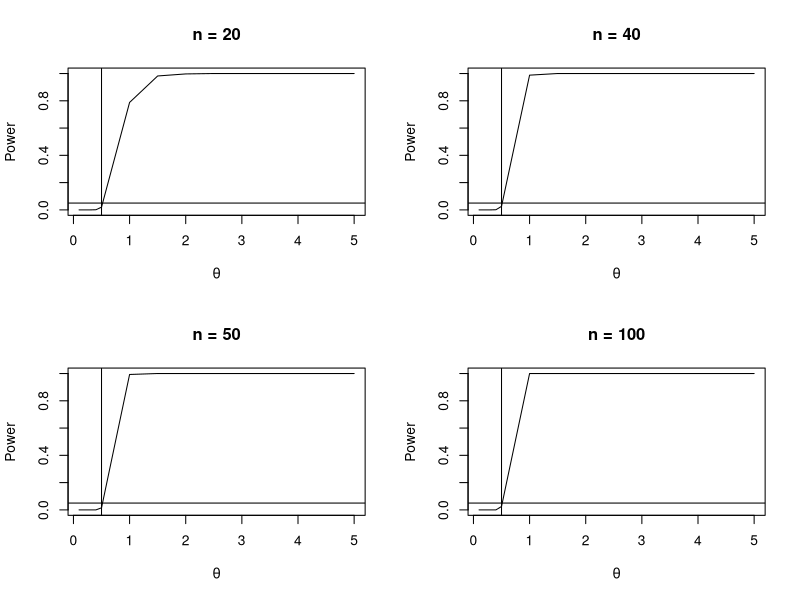

This figure's R source:
m <- 1000            #number of replicas
mu_verd <- 1/2       #true value of the population parameter
mu_test <- c(0.1,0.15,0.2,0.25,0.3,0.4,.5,1,1.5,2,2.5,3,3.5,4,4.5,5)   #test values
M <- length(mu_test)              #number of Monte Carlo replicas
power <- numeric(M)               #vector to storage the empirical power of the test
nobs <- c(20, 40, 50, 100)        #sampling size
power_nobs <- matrix(0,length(nobs),M) #matrix to storage the empirical power of the test for each size n
c <- 1
for(j in nobs) {
  for (i in 1:M) {
    mu <- mu_test[i]
    p_value <- replicate(m, expr = {
      x <- rexp(j, 1/mu)
      test_t <- t.test(x, alternative = "greater", mu = mu_verd)
      test_t$p.value})
    power[i] <- mean(p_value <= 0.05)
  }
  power_nobs[c,] <- power
  c = c+1
}

#Plots to see the performance varying n
par(mfrow=c(2,2))
plot(mu_test, power_nobs[1,], type = "l", xlab = bquote(theta), ylab = "Power", main = "n = 20")
abline(v = mu_verd, lty = 1)
abline(h = .05, lty = 1)
plot(mu_test, power_nobs[2,], type = "l", xlab = bquote(theta), ylab = "Power", main = "n = 40")
abline(v = mu_verd, lty = 1)
abline(h = .05, lty = 1)
plot(mu_test, power_nobs[3,], type = "l", xlab = bquote(theta), ylab = "Power", main = "n = 50")
abline(v = mu_verd, lty = 1)
abline(h = .05, lty = 1)
plot(mu_test, power_nobs[4,], type = "l", xlab = bquote(theta), ylab = "Power", main = "n = 100")
abline(v = mu_verd, lty = 1)
abline(h = .05, lty = 1)
